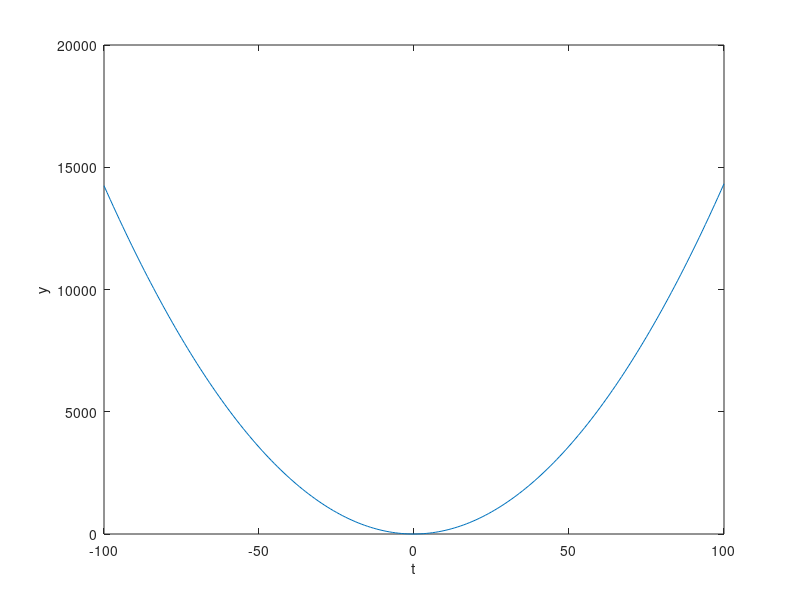

Recreate this plot in MATLAB.
a=[1 -1.0 1.0;1 -0.5 0.25;1 0.0 0.0;1 0.5 0.25;1 1.0 1.0]; % A matrix formed by 1 t t^2
b=[1.0;0.5;0.0;0.5;2.0];                 % values of y corresponding to t
Atranspose = a.';           % calculating A transpose
A_dash = Atranspose * a; % calculating Atranspose*A
B_dash=Atranspose * b; % calculating Atranspose *B
x=mldivide(A_dash,B_dash);  % solves for AX=B
t = -100:1:100; % set of data points to plot
y = x(1,1) + x(2,1)*t + x(3,1)*t.^2; 
plot(t,y) % plot the graph
xlabel('t');   % take t on x-axis
ylabel('y') ;  % take y on y-axis